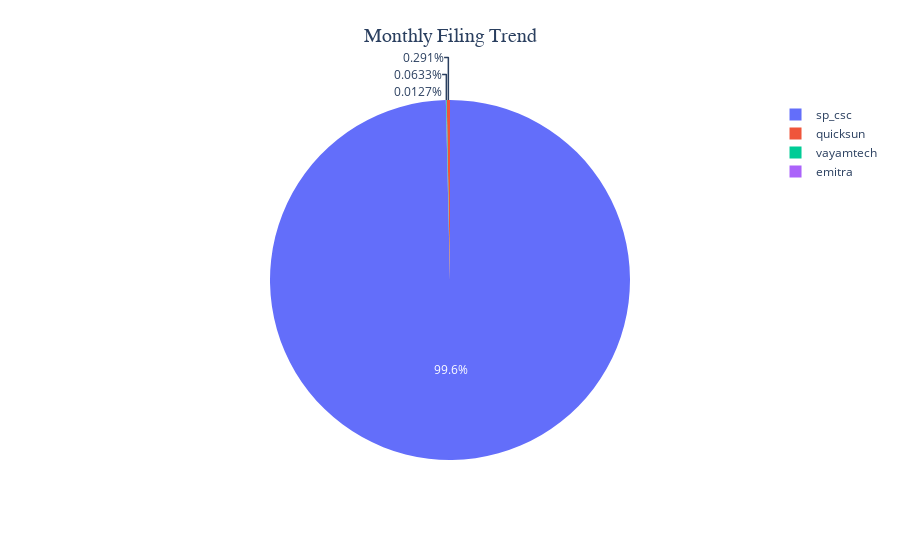

The cell this chart's notebook holds for it:
### Code cell
fig = px.pie(
    partner_wise_filing_count,
    names = 'sp_name',
    values = 'filing_count',
)


fig.update_layout(
    yaxis=dict(range=[0, 10000]),
    title = {
        'text' : 'Monthly Filing Trend',
        'font_size' : 20,
        'font_family' : 'Arial',
        'x' : 0.5,
        'xanchor' : 'center',
        'y' :0.95,
        'yanchor':'top'
    } ,
    margin=dict(t=100, b=100, l=100, r=100)
    
)
fig.show()

### Figure 1 — Plotly figure (JSON) as saved in the notebook; plotly's stock layout.template omitted (floating-point values rounded to 4 significant figures)
{"data": [{"domain": {"x": [0, 1], "y": [0, 1]}, "hovertemplate": "sp_name=%{label}<br>filing_count=%{value}<extra></extra>", "labels": ["emitra", "quicksun", "sp_csc", "vayamtech"], "legendgroup": "", "name": "", "showlegend": true, "type": "pie", "values": [1, 23, 7870, 5]}], "layout": {"autosize": true, "legend": {"tracegroupgap": 0}, "margin": {"b": 100, "l": 100, "r": 100, "t": 100}, "title": {"font": {"family": "Arial", "size": 20}, "text": "Monthly Filing Trend", "x": 0.5, "xanchor": "center", "y": 0.95, "yanchor": "top"}, "yaxis": {"range": [0, 10000]}}}
